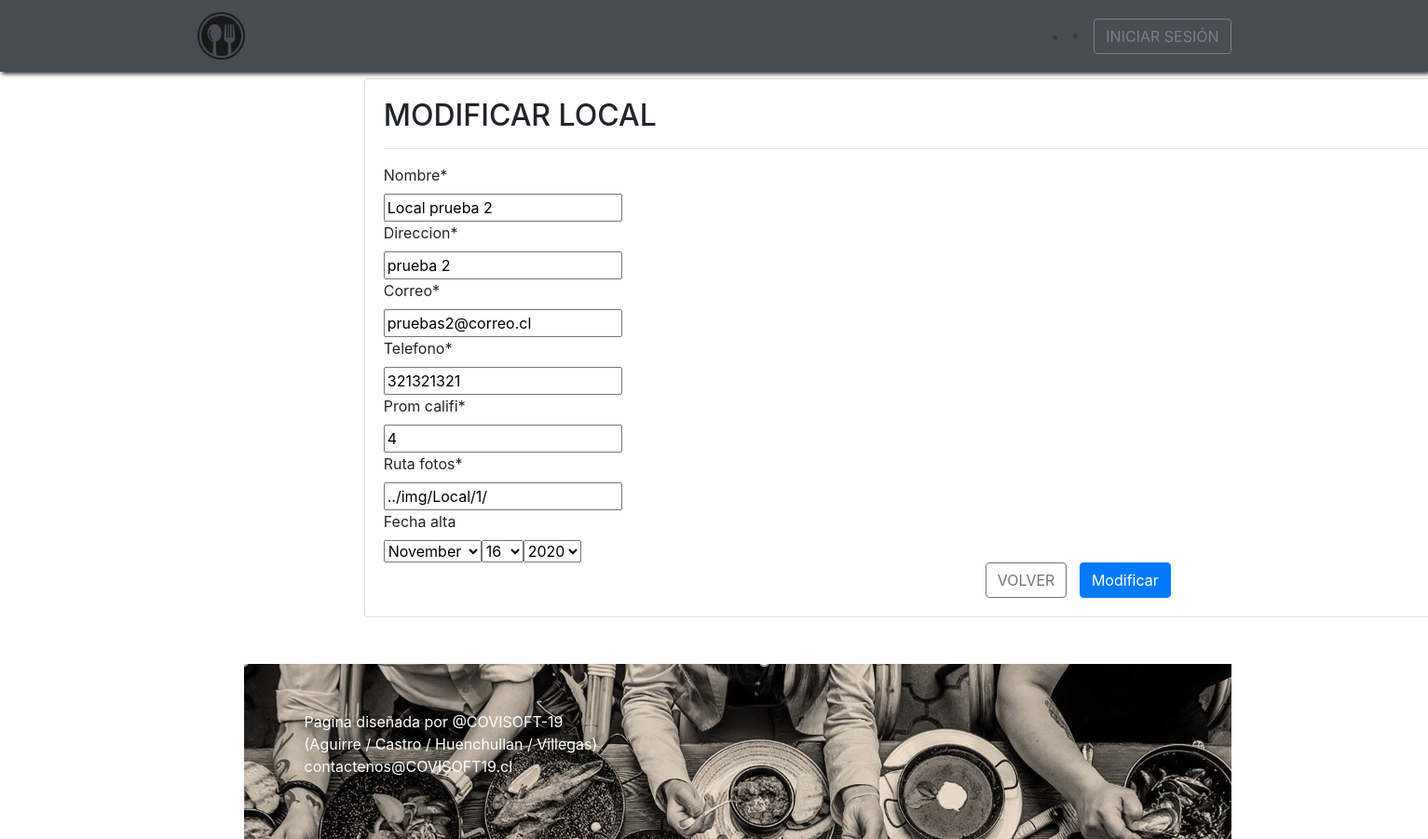
The app's page /catalogo/local_mod/2 with its own data.
### catalogo/models.py (models this page shows, shortened)
class Local(models.Model):
	id_local=models.AutoField(primary_key=True)
	nombre=models.CharField(max_length=50)
	direccion=models.CharField(max_length=100)
	correo=models.CharField(max_length=50)
	telefono=models.CharField(max_length=12)
	prom_califi=models.IntegerField(default=0)
	ruta_fotos=models.CharField(max_length=100)
	fecha_alta=models.DateField(null=True, blank=True)

### catalogo/views.py (the view)
# urls.py: path('local_mod/<id_local>', modificar_local, name="local_mod"),
def modificar_local(request, id_local):
	local = get_object_or_404(Local, id_local=id_local)
	data={
		'form':LocalForm(instance=local)
	}
	if request.method == 'POST':
		formulario=LocalForm(data=request.POST, instance=local, files=request.FILES)
		if formulario.is_valid():
			formulario.save()
			return	redirect(to="local_list")
		data["form"]=formulario
	return	render(request, 'local/local_mod.html', data)

### catalogo/forms.py
class LocalForm(forms.ModelForm):
	class Meta:
		model=Local
		fields='__all__'
		widgets={
			"fecha_alta":forms.SelectDateWidget()
		}

### catalogo/templates/Local/local_mod.html (shortened to what this page needs)
<!DOCTYPE html>
<html lang="es">
   <head>
        <link rel="stylesheet" href="https://cdn.jsdelivr.net/npm/bootstrap@4.5.3/dist/css/bootstrap.min.css">
        {% load static %}
        <link rel="stylesheet" href="{% static 'css/main.css' %}">
        {% load static %}
   </head>
   <body>
       {% load static %}
    <nav class="navbar navbar-expand-lg navbar-dark bg-dark fixed-top">
      <div class="container">
        <a class="navbar-brand header-content-left" href="{% url 'inicio' %}"><img src="{% static 'img/icono3.ico' %}" alt="La ruta del bajón" style="width: 20%"></a>
        <li>
        <li>
        {% if user.is_authenticated %}
          <a href="{% url 'logout' %}" class="btn btn-outline-secondary text-black">CERRAR SESIÓN </a>
         <a href="#" style="color: white">{{ user.username }}</a>
        </li>
        <li>
        {% else %}
          <a href="{% url 'login' %}" class="btn btn-outline-secondary text-black">INICIAR SESIÓN</a>
        </li>
        {% endif %}
      </li>
      </div>
    </nav>
    <body>
    {% load crispy_forms_tags %}
          <div class="row">
            <div class="col-12 col_md-6 offset-md-3">
              <div class="card">
                <div class="card-body">
                          <h2>MODIFICAR LOCAL</h2>
                          <hr>
                  <form action="" method="post" enctype="multipart/form-data">
                    {{ form | crispy }}
                    <div class="d-flex justify-content-center">
                       <a href ="{% url 'local_list'%}"  class="btn btn-outline-secondary text-black">VOLVER</a>
                       <input type="submit" value="Modificar" class="btn btn-primary">
                    </div>
                  </form>
                  </div>
              </div>
            </div>
          </div>
   </body>
  </body>
   <div class="container">
      <footer class="footer">
        <div class="container">
         <p style="color:white;">
            Pagina diseñada por @COVISOFT-19 <br>
           (Aguirre / Castro / Huenchullan / Villegas) <br>
           contactenos@COVISOFT19.cl
         </p>
        </div>
  </div
   </body>
</html>

### catalogo/static/css/main.css (style rules this page uses)
.navbar { box-shadow: 2px 2px 5px #000; opacity: .9; }
footer { margin-top: 50px; margin-left: 50px; padding: 50px; background: url(../img/ppalb.jpg) no-repeat; }

### records on screen
Local: nombre "Local prueba 2", direccion "prueba 2", correo "pruebas2@correo.cl", telefono "321321321", prom_califi "4", ruta_fotos "../img/Local/1/"
